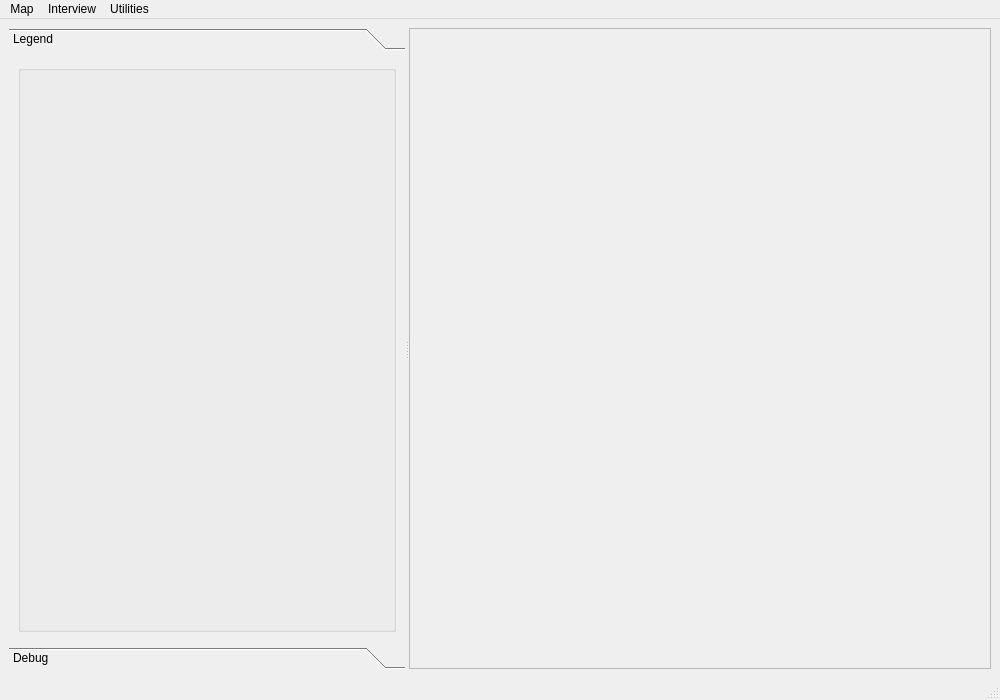
<ui version="4.0" >
 <class>MainWindow</class>
 <widget class="QMainWindow" name="MainWindow" >
  <property name="geometry" >
   <rect>
    <x>0</x>
    <y>0</y>
    <width>1000</width>
    <height>700</height>
   </rect>
  </property>
  <property name="windowTitle" >
   <string>OpenOceanMap SOORC Sport Boat</string>
  </property>
  <property name="windowIcon" >
   <iconset resource="resources.qrc" >
    <normaloff>:/images/OCEAN_SMALL_INNO.png</normaloff>:/images/OCEAN_SMALL_INNO.png</iconset>
  </property>
  <widget class="QWidget" name="centralwidget" >
   <layout class="QGridLayout" >
    <property name="margin" >
     <number>9</number>
    </property>
    <property name="spacing" >
     <number>6</number>
    </property>
    <item row="0" column="0" >
     <widget class="QSplitter" name="splitter" >
      <property name="orientation" >
       <enum>Qt::Horizontal</enum>
      </property>
      <widget class="QToolBox" name="toolBox" >
       <property name="enabled" >
        <bool>true</bool>
       </property>
       <property name="sizePolicy" >
        <sizepolicy vsizetype="Preferred" hsizetype="Preferred" >
         <horstretch>0</horstretch>
         <verstretch>0</verstretch>
        </sizepolicy>
       </property>
       <property name="baseSize" >
        <size>
         <width>0</width>
         <height>0</height>
        </size>
       </property>
       <property name="currentIndex" >
        <number>0</number>
       </property>
       <widget class="QWidget" name="legend_page" >
        <property name="geometry" >
         <rect>
          <x>0</x>
          <y>0</y>
          <width>366</width>
          <height>586</height>
         </rect>
        </property>
        <attribute name="label" >
         <string>Legend</string>
        </attribute>
        <layout class="QGridLayout" >
         <property name="margin" >
          <number>9</number>
         </property>
         <property name="spacing" >
          <number>6</number>
         </property>
         <item row="0" column="0" >
          <widget class="QGroupBox" name="groupBox" >
           <property name="autoFillBackground" >
            <bool>true</bool>
           </property>
           <property name="title" >
            <string/>
           </property>
          </widget>
         </item>
        </layout>
       </widget>
       <widget class="QWidget" name="debug_page" >
        <property name="geometry" >
         <rect>
          <x>0</x>
          <y>0</y>
          <width>366</width>
          <height>586</height>
         </rect>
        </property>
        <attribute name="label" >
         <string>Debug</string>
        </attribute>
       </widget>
      </widget>
      <widget class="QFrame" name="frameMap" >
       <property name="sizePolicy" >
        <sizepolicy vsizetype="Preferred" hsizetype="Preferred" >
         <horstretch>0</horstretch>
         <verstretch>0</verstretch>
        </sizepolicy>
       </property>
       <property name="frameShape" >
        <enum>QFrame::StyledPanel</enum>
       </property>
       <property name="frameShadow" >
        <enum>QFrame::Raised</enum>
       </property>
      </widget>
     </widget>
    </item>
   </layout>
  </widget>
  <widget class="QMenuBar" name="menubar" >
   <property name="geometry" >
    <rect>
     <x>0</x>
     <y>0</y>
     <width>1000</width>
     <height>21</height>
    </rect>
   </property>
   <widget class="QMenu" name="menuInterview" >
    <property name="title" >
     <string>Interview</string>
    </property>
    <addaction name="actionStart_Interview" />
   </widget>
   <widget class="QMenu" name="menuMap" >
    <property name="title" >
     <string>Map</string>
    </property>
    <addaction name="mpActionAddRasterLayer" />
    <addaction name="mpActionAddVectorLayer" />
    <addaction name="separator" />
    <addaction name="mpActionZoomIn" />
    <addaction name="mpActionZoomOut" />
    <addaction name="mpActionPan" />
    <addaction name="actionRegion_Tool" />
   </widget>
   <widget class="QMenu" name="menuUtilities" >
    <property name="title" >
     <string>Utilities</string>
    </property>
    <addaction name="actionPython_Console" />
   </widget>
   <addaction name="menuMap" />
   <addaction name="menuInterview" />
   <addaction name="menuUtilities" />
  </widget>
  <widget class="QStatusBar" name="statusbar" />
  <action name="mpActionZoomOut" >
   <property name="icon" >
    <iconset resource="resources.qrc" >
     <normaloff>:/images/mActionZoomOut.png</normaloff>:/images/mActionZoomOut.png</iconset>
   </property>
   <property name="text" >
    <string>Zoom Out</string>
   </property>
  </action>
  <action name="mpActionPan" >
   <property name="icon" >
    <iconset resource="resources.qrc" >
     <normaloff>:/images/mActionPan.png</normaloff>:/images/mActionPan.png</iconset>
   </property>
   <property name="text" >
    <string>Pan</string>
   </property>
  </action>
  <action name="mpActionAddRasterLayer" >
   <property name="icon" >
    <iconset resource="resources.qrc" >
     <normaloff>:/images/mActionAddRasterLayer.png</normaloff>:/images/mActionAddRasterLayer.png</iconset>
   </property>
   <property name="text" >
    <string>Add Raster Layer</string>
   </property>
  </action>
  <action name="actionStart_Interview" >
   <property name="icon" >
    <iconset resource="resources.qrc" >
     <normaloff>:/images/mActionStartEditing.png</normaloff>:/images/mActionStartEditing.png</iconset>
   </property>
   <property name="text" >
    <string>Start Interview</string>
   </property>
   <property name="iconText" >
    <string>Start Interview</string>
   </property>
   <property name="toolTip" >
    <string>Start Interview</string>
   </property>
  </action>
  <action name="actionRegion_Tool" >
   <property name="icon" >
    <iconset resource="resources.qrc" >
     <normaloff>:/images/mActionMeasureArea.png</normaloff>:/images/mActionMeasureArea.png</iconset>
   </property>
   <property name="text" >
    <string>Region Tool</string>
   </property>
  </action>
  <action name="actionPolygon_Tool" >
   <property name="icon" >
    <iconset resource="resources.qrc" >
     <normaloff>:/images/mActionCapturePolygon.png</normaloff>:/images/mActionCapturePolygon.png</iconset>
   </property>
   <property name="text" >
    <string>Polygon Tool</string>
   </property>
  </action>
  <action name="mpActionZoomIn" >
   <property name="icon" >
    <iconset resource="resources.qrc" >
     <normaloff>:/images/mActionZoomIn.png</normaloff>:/images/mActionZoomIn.png</iconset>
   </property>
   <property name="text" >
    <string>Zoom In</string>
   </property>
  </action>
  <action name="mpActionAddVectorLayer" >
   <property name="icon" >
    <iconset resource="resources.qrc" >
     <normaloff>:/images/mActionAddLayer.png</normaloff>:/images/mActionAddLayer.png</iconset>
   </property>
   <property name="text" >
    <string>Add Vector Layer</string>
   </property>
  </action>
  <action name="actionPython_Console" >
   <property name="icon" >
    <iconset resource="resources.qrc" >
     <normaloff>:/images/mIconProperties.png</normaloff>:/images/mIconProperties.png</iconset>
   </property>
   <property name="text" >
    <string>Python Console</string>
   </property>
  </action>
 </widget>
 <resources>
  <include location="resources.qrc" />
 </resources>
 <connections/>
</ui>
